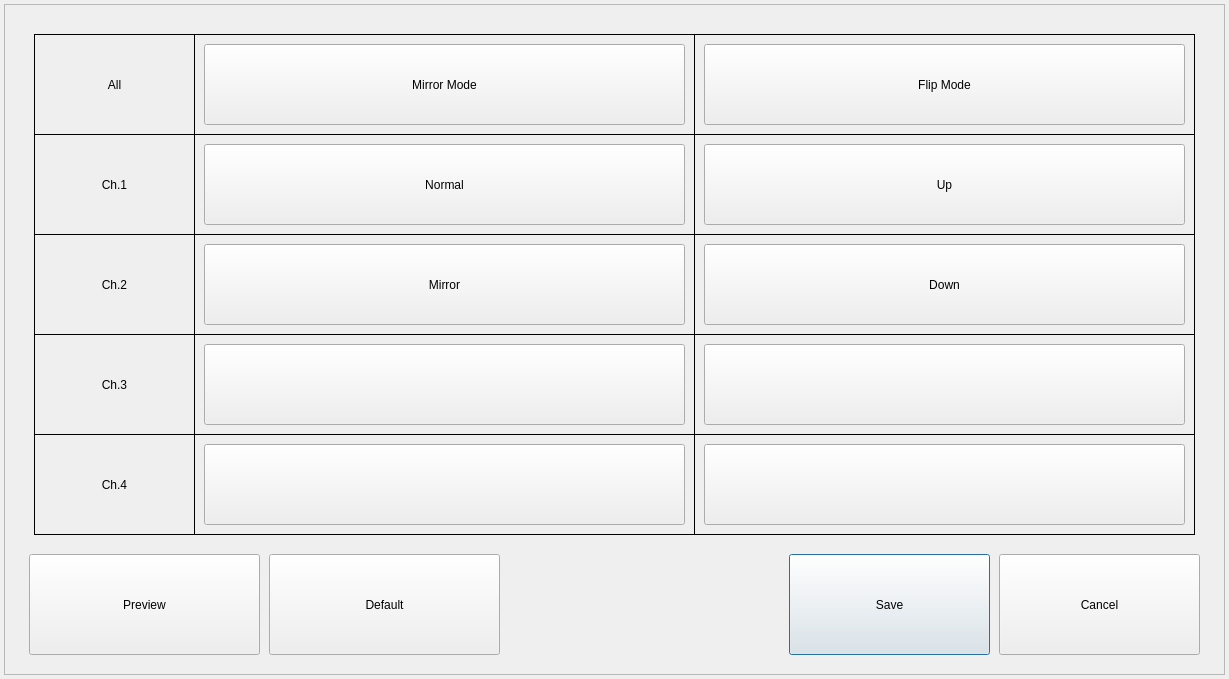
<?xml version="1.0" encoding="UTF-8"?>
<ui version="4.0">
 <class>VideoInputDialog</class>
 <widget class="QDialog" name="VideoInputDialog">
  <property name="geometry">
   <rect>
    <x>0</x>
    <y>0</y>
    <width>1229</width>
    <height>679</height>
   </rect>
  </property>
  <property name="windowTitle">
   <string>VIDEO INPUT PROPERTY</string>
  </property>
  <widget class="QFrame" name="frame">
   <property name="geometry">
    <rect>
     <x>4</x>
     <y>4</y>
     <width>1221</width>
     <height>671</height>
    </rect>
   </property>
   <property name="frameShape">
    <enum>QFrame::StyledPanel</enum>
   </property>
   <property name="frameShadow">
    <enum>QFrame::Raised</enum>
   </property>
   <widget class="QPushButton" name="buttonSave">
    <property name="geometry">
     <rect>
      <x>785</x>
      <y>550</y>
      <width>201</width>
      <height>101</height>
     </rect>
    </property>
    <property name="text">
     <string>Save</string>
    </property>
   </widget>
   <widget class="QPushButton" name="buttonClose">
    <property name="geometry">
     <rect>
      <x>995</x>
      <y>550</y>
      <width>201</width>
      <height>101</height>
     </rect>
    </property>
    <property name="text">
     <string>Cancel</string>
    </property>
   </widget>
   <widget class="QLabel" name="labelAll">
    <property name="geometry">
     <rect>
      <x>30</x>
      <y>30</y>
      <width>161</width>
      <height>101</height>
     </rect>
    </property>
    <property name="frameShape">
     <enum>QFrame::Box</enum>
    </property>
    <property name="text">
     <string>All</string>
    </property>
    <property name="alignment">
     <set>Qt::AlignCenter</set>
    </property>
   </widget>
   <widget class="QLabel" name="labelMirrorAll">
    <property name="geometry">
     <rect>
      <x>190</x>
      <y>30</y>
      <width>501</width>
      <height>101</height>
     </rect>
    </property>
    <property name="frameShape">
     <enum>QFrame::Box</enum>
    </property>
    <property name="text">
     <string/>
    </property>
    <property name="alignment">
     <set>Qt::AlignCenter</set>
    </property>
   </widget>
   <widget class="QLabel" name="labelFlipAll">
    <property name="geometry">
     <rect>
      <x>690</x>
      <y>30</y>
      <width>501</width>
      <height>101</height>
     </rect>
    </property>
    <property name="frameShape">
     <enum>QFrame::Box</enum>
    </property>
    <property name="text">
     <string/>
    </property>
    <property name="alignment">
     <set>Qt::AlignCenter</set>
    </property>
   </widget>
   <widget class="QLabel" name="labelCh1">
    <property name="geometry">
     <rect>
      <x>30</x>
      <y>130</y>
      <width>161</width>
      <height>101</height>
     </rect>
    </property>
    <property name="frameShape">
     <enum>QFrame::Box</enum>
    </property>
    <property name="text">
     <string>Ch.1</string>
    </property>
    <property name="alignment">
     <set>Qt::AlignCenter</set>
    </property>
   </widget>
   <widget class="QLabel" name="labelCh2">
    <property name="geometry">
     <rect>
      <x>30</x>
      <y>230</y>
      <width>161</width>
      <height>101</height>
     </rect>
    </property>
    <property name="frameShape">
     <enum>QFrame::Box</enum>
    </property>
    <property name="text">
     <string>Ch.2</string>
    </property>
    <property name="alignment">
     <set>Qt::AlignCenter</set>
    </property>
   </widget>
   <widget class="QLabel" name="labelCh3">
    <property name="geometry">
     <rect>
      <x>30</x>
      <y>330</y>
      <width>161</width>
      <height>101</height>
     </rect>
    </property>
    <property name="frameShape">
     <enum>QFrame::Box</enum>
    </property>
    <property name="text">
     <string>Ch.3</string>
    </property>
    <property name="alignment">
     <set>Qt::AlignCenter</set>
    </property>
   </widget>
   <widget class="QLabel" name="labelCh4">
    <property name="geometry">
     <rect>
      <x>30</x>
      <y>430</y>
      <width>161</width>
      <height>101</height>
     </rect>
    </property>
    <property name="frameShape">
     <enum>QFrame::Box</enum>
    </property>
    <property name="text">
     <string>Ch.4</string>
    </property>
    <property name="alignment">
     <set>Qt::AlignCenter</set>
    </property>
   </widget>
   <widget class="QLabel" name="labelMirror1">
    <property name="geometry">
     <rect>
      <x>190</x>
      <y>130</y>
      <width>501</width>
      <height>101</height>
     </rect>
    </property>
    <property name="frameShape">
     <enum>QFrame::Box</enum>
    </property>
    <property name="text">
     <string/>
    </property>
    <property name="alignment">
     <set>Qt::AlignCenter</set>
    </property>
   </widget>
   <widget class="QLabel" name="labelMirror2">
    <property name="geometry">
     <rect>
      <x>190</x>
      <y>230</y>
      <width>501</width>
      <height>101</height>
     </rect>
    </property>
    <property name="frameShape">
     <enum>QFrame::Box</enum>
    </property>
    <property name="text">
     <string/>
    </property>
    <property name="alignment">
     <set>Qt::AlignCenter</set>
    </property>
   </widget>
   <widget class="QLabel" name="labelMirror3">
    <property name="geometry">
     <rect>
      <x>190</x>
      <y>330</y>
      <width>501</width>
      <height>101</height>
     </rect>
    </property>
    <property name="frameShape">
     <enum>QFrame::Box</enum>
    </property>
    <property name="text">
     <string/>
    </property>
    <property name="alignment">
     <set>Qt::AlignCenter</set>
    </property>
   </widget>
   <widget class="QLabel" name="labelMirror4">
    <property name="geometry">
     <rect>
      <x>190</x>
      <y>430</y>
      <width>501</width>
      <height>101</height>
     </rect>
    </property>
    <property name="frameShape">
     <enum>QFrame::Box</enum>
    </property>
    <property name="text">
     <string/>
    </property>
    <property name="alignment">
     <set>Qt::AlignCenter</set>
    </property>
   </widget>
   <widget class="QLabel" name="labelFlip1">
    <property name="geometry">
     <rect>
      <x>690</x>
      <y>130</y>
      <width>501</width>
      <height>101</height>
     </rect>
    </property>
    <property name="frameShape">
     <enum>QFrame::Box</enum>
    </property>
    <property name="text">
     <string/>
    </property>
    <property name="alignment">
     <set>Qt::AlignCenter</set>
    </property>
   </widget>
   <widget class="QLabel" name="labelFlip2">
    <property name="geometry">
     <rect>
      <x>690</x>
      <y>230</y>
      <width>501</width>
      <height>101</height>
     </rect>
    </property>
    <property name="frameShape">
     <enum>QFrame::Box</enum>
    </property>
    <property name="text">
     <string/>
    </property>
    <property name="alignment">
     <set>Qt::AlignCenter</set>
    </property>
   </widget>
   <widget class="QLabel" name="labelFlip3">
    <property name="geometry">
     <rect>
      <x>690</x>
      <y>330</y>
      <width>501</width>
      <height>101</height>
     </rect>
    </property>
    <property name="frameShape">
     <enum>QFrame::Box</enum>
    </property>
    <property name="text">
     <string/>
    </property>
    <property name="alignment">
     <set>Qt::AlignCenter</set>
    </property>
   </widget>
   <widget class="QLabel" name="labelFlip4">
    <property name="geometry">
     <rect>
      <x>690</x>
      <y>430</y>
      <width>501</width>
      <height>101</height>
     </rect>
    </property>
    <property name="frameShape">
     <enum>QFrame::Box</enum>
    </property>
    <property name="text">
     <string/>
    </property>
    <property name="alignment">
     <set>Qt::AlignCenter</set>
    </property>
   </widget>
   <widget class="QPushButton" name="buttonMirrorAll">
    <property name="geometry">
     <rect>
      <x>200</x>
      <y>40</y>
      <width>481</width>
      <height>81</height>
     </rect>
    </property>
    <property name="text">
     <string>Mirror Mode</string>
    </property>
   </widget>
   <widget class="QPushButton" name="buttonFlipAll">
    <property name="geometry">
     <rect>
      <x>700</x>
      <y>40</y>
      <width>481</width>
      <height>81</height>
     </rect>
    </property>
    <property name="text">
     <string>Flip Mode</string>
    </property>
   </widget>
   <widget class="QPushButton" name="buttonMirror1">
    <property name="geometry">
     <rect>
      <x>200</x>
      <y>140</y>
      <width>481</width>
      <height>81</height>
     </rect>
    </property>
    <property name="text">
     <string notr="true">Normal</string>
    </property>
   </widget>
   <widget class="QPushButton" name="buttonMirror2">
    <property name="geometry">
     <rect>
      <x>200</x>
      <y>240</y>
      <width>481</width>
      <height>81</height>
     </rect>
    </property>
    <property name="text">
     <string notr="true">Mirror</string>
    </property>
   </widget>
   <widget class="QPushButton" name="buttonMirror3">
    <property name="geometry">
     <rect>
      <x>200</x>
      <y>340</y>
      <width>481</width>
      <height>81</height>
     </rect>
    </property>
    <property name="text">
     <string/>
    </property>
   </widget>
   <widget class="QPushButton" name="buttonMirror4">
    <property name="geometry">
     <rect>
      <x>200</x>
      <y>440</y>
      <width>481</width>
      <height>81</height>
     </rect>
    </property>
    <property name="text">
     <string/>
    </property>
   </widget>
   <widget class="QPushButton" name="buttonFlip1">
    <property name="geometry">
     <rect>
      <x>700</x>
      <y>140</y>
      <width>481</width>
      <height>81</height>
     </rect>
    </property>
    <property name="text">
     <string notr="true">Up</string>
    </property>
   </widget>
   <widget class="QPushButton" name="buttonFlip2">
    <property name="geometry">
     <rect>
      <x>700</x>
      <y>240</y>
      <width>481</width>
      <height>81</height>
     </rect>
    </property>
    <property name="text">
     <string notr="true">Down</string>
    </property>
   </widget>
   <widget class="QPushButton" name="buttonFlip3">
    <property name="geometry">
     <rect>
      <x>700</x>
      <y>340</y>
      <width>481</width>
      <height>81</height>
     </rect>
    </property>
    <property name="text">
     <string/>
    </property>
   </widget>
   <widget class="QPushButton" name="buttonFlip4">
    <property name="geometry">
     <rect>
      <x>700</x>
      <y>440</y>
      <width>481</width>
      <height>81</height>
     </rect>
    </property>
    <property name="text">
     <string/>
    </property>
   </widget>
   <widget class="QPushButton" name="buttonPreview">
    <property name="geometry">
     <rect>
      <x>25</x>
      <y>550</y>
      <width>231</width>
      <height>101</height>
     </rect>
    </property>
    <property name="text">
     <string>Preview</string>
    </property>
   </widget>
   <widget class="QPushButton" name="buttonDefault">
    <property name="geometry">
     <rect>
      <x>265</x>
      <y>550</y>
      <width>231</width>
      <height>101</height>
     </rect>
    </property>
    <property name="text">
     <string>Default</string>
    </property>
   </widget>
  </widget>
 </widget>
 <layoutdefault spacing="6" margin="11"/>
 <resources/>
 <connections/>
</ui>
